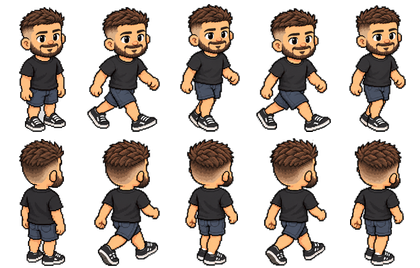
#> input picture planejamento/assets/bonecos/abreutz.webp, 420 x 268 px
$ python acertar-bonecos.py ../planejamento/assets/bonecos/abreutz.webp
#> lines starting #> are read from the running program, lines starting #| are printed output that depends on the picture
#> further down, im is the input picture: PIL image 420x268 RGBA; mean R, G, B, A 87.2, 76.4, 70.6, 107
"""
Acerta as folhas dos bonecos do K-FOFO (public/arte/bonecos/*.webp) para o andar não "pular" (05/11/2026).

As folhas geradas tinham três defeitos que apareciam com o boneco andando:
  1. a borda branca de adesivo em volta do boneco (fica um halo claro no piso);
  2. a cabeça muda de tamanho de um quadro para outro (o boneco "pulsa");
  3. a cabeça sobe e desce até 7% da altura entre os quadros (quique exagerado).

Para cada linha (frente / costas), o quadro parado é a referência: cada quadro do andar é redimensionado para a
cabeça ter a mesma largura, esticado/encolhido na vertical (no máximo 10%) para a cabeça ficar na mesma altura com
um balanço pequeno (um pouco mais baixa na passada aberta, um pouco mais alta no meio do passo), com o pé no chão e a
cabeça no mesmo eixo do parado. O parado só perde o halo.

  4. o fundo branco preso entre as pernas (fechado, não encosta no transparente): sai a mancha clara que começa
     entre a virilha e o tornozelo e tem pele de perna dos dois lados (camisa, tênis e chinelo brancos ficam).

Uso (precisa do Pillow): python3 scripts/acertar-bonecos.py public/arte/bonecos/*.webp
Nas folhas de poses (grade 4x4, célula 336x402), só a borda de adesivo, o halo e o vão: python3 scripts/acertar-bonecos.py --so-halo public/arte/bonecos/poses/*.webp
Só o vão entre as pernas, numa folha já acertada: --so-vaos (bonecos) ou --so-vaos-poses.
Rode só uma vez em cada folha nova (rodar de novo numa folha já acertada não muda quase nada, mas não precisa).
"""
import sys
from collections import deque
from PIL import Image

CW, CH = 252, 402  # célula na folha (3x as medidas do bonecos.json)
CHAO = 396  # linha do pé na célula
CABECA = 100  # linhas do topo do recorte que contam como cabeça
BALANCO = {1: 3, 2: -4, 3: 3, 4: -4}  # px (na folha) em relação ao topo do parado: passada aberta / meio do passo


def tira_halo(im: Image.Image) -> Image.Image:
    """Apaga, da borda para dentro (até 3 voltas), os pixels claros e sem cor que encostam no transparente."""
    im = im.copy()
    px = im.load()
    w, h = im.size
#> w = 420; h = 268
    for _ in range(3):
        apagar = []
        for y in range(h):
            for x in range(w):
                r, g, b, a = px[x, y]
                if a < 40:
                    continue
                claro = r + g + b >= 600 and max(r, g, b) - min(r, g, b) < 40
                if not claro:
                    continue
                if any(0 <= x + dx < w and 0 <= y + dy < h and px[x + dx, y + dy][3] < 40 for dx, dy in ((1, 0), (-1, 0), (0, 1), (0, -1))):
                    apagar.append((x, y))
        if not apagar:
            break
        for x, y in apagar:
            px[x, y] = (0, 0, 0, 0)
    # o que sobrou meio transparente e claro na borda também sai
    for y in range(h):
        for x in range(w):
            r, g, b, a = px[x, y]
            if 0 < a < 160 and r + g + b >= 560:
                px[x, y] = (0, 0, 0, 0)
    return im


# ---------- a borda de adesivo das poses ----------
def soma(p): return p[0]+p[1]+p[2]
def claro_puro(p): return p[3]>=40 and min(p[:3])>=236 and max(p[:3])-min(p[:3])<10
def preto(p): return p[3]>=40 and max(p[:3])<40
def escuro(p): return p[3]>=40 and soma(p)<450
# [33 lines left out: function tira_adesivo, not called in this run]

# ---------- o branco preso entre as pernas ----------
def claro_opaco(p): r,g,b,a=p; return a>100 and r+g+b>=630 and max(r,g,b)-min(r,g,b)<30
def pele(p):
    r,g,b,a=p
    return a>150 and r>170 and 100<g<215 and b<170 and r-b>60
# [11 lines left out: function pele_dos_lados, not called in this run]
def tira_vaos_celula(im, x0c, y0c, cw, ch):
    px=im.load(); W,H=im.size
    cel=im.crop((x0c,y0c,x0c+cw,y0c+ch)); bb=cel.split()[3].point(lambda v:255 if v>100 else 0).getbbox()
    if not bb: return 0
    fy0,fy1=y0c+bb[1],y0c+bb[3]; h=fy1-fy0
    visto=set(); n=0
    for y in range(y0c,y0c+ch):
        for x in range(x0c,x0c+cw):
            if (x,y) in visto or not claro_opaco(px[x,y]): continue
            comp=[]; q=deque([(x,y)]); visto.add((x,y))
            while q:
                cx,cy=q.popleft(); comp.append((cx,cy))
                for dx,dy in ((1,0),(-1,0),(0,1),(0,-1)):
                    nx,ny=cx+dx,cy+dy
                    if x0c<=nx<x0c+cw and y0c<=ny<y0c+ch and (nx,ny) not in visto and claro_opaco(px[nx,ny]):
                        visto.add((nx,ny)); q.append((nx,ny))
            top=min(c[1] for c in comp); bot=max(c[1] for c in comp)
            if len(comp)>=12 and fy0+0.62*h <= top <= fy1-0.105*h and pele_dos_lados(px, comp, x0c, cw) >= 0.3:
                for c in comp: px[c]=(0,0,0,0)
                n+=len(comp)
    return n
def tira_vaos(im: Image.Image, cw: int = CW, ch: int = CH) -> Image.Image:
#> called with cw = 252, ch = 402
    im=im.copy(); n=0
    for y in range(0,im.height,ch):
        for x in range(0,im.width,cw): n+=tira_vaos_celula(im,x,y,cw,ch)
#> this loop made 1 pass
#> pass 1, in tira_vaos_celula, `cel = im.crop((x0c, y0c, x0c + cw, y0c + ch))`:
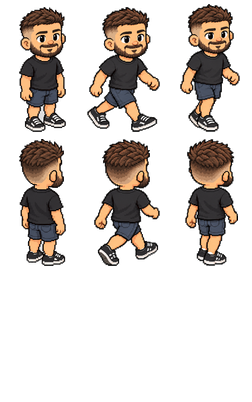
#> cel: PIL image 252x402 RGBA; mean R, G, B, A 52.2, 45.1, 41.4, 70.6; transparent parts drawn white
    return im

# [12 lines left out: function medir, not called in this run]


def acertar(caminho: str):
    folha = tira_vaos(tira_halo(Image.open(caminho).convert("RGBA")))
    nova = Image.new("RGBA", folha.size, (0, 0, 0, 0))
    for linha in range(2):
        celula = lambda c: folha.crop((c * CW, linha * CH, (c + 1) * CW, (linha + 1) * CH))
        parado = celula(0)
        nova.alpha_composite(parado, (0, linha * CH))
        t0, l0, cx0 = medir(parado)
        for c in range(1, 5):
            cel = celula(c)
            t, l, cx = medir(cel)
            bb = cel.getbbox()
            recorte = cel.crop(bb)
            s = max(0.94, min(1.06, l0 / l)) if abs(l0 / l - 1) > 0.04 else 1.0
            alvo_topo = t0 + BALANCO[c]
            alto = (CHAO - bb[1]) * s  # altura até o pé depois de igualar a cabeça
            v = max(0.9, min(1.1, (CHAO - alvo_topo) / alto))
            larg = round(recorte.width * s)
            alt = round(recorte.height * s * v)
            recorte = recorte.resize((larg, alt), Image.LANCZOS)
            # o pé (CHAO) continua no chão; a cabeça no mesmo eixo do parado
            y = round(CHAO - (CHAO - bb[1]) * s * v)
            x = round(cx0 - (cx - bb[0]) * s)
            quadro = Image.new("RGBA", (CW, CH), (0, 0, 0, 0))
            quadro.alpha_composite(recorte, (max(0, x), max(0, y)))
            nova.alpha_composite(quadro, (c * CW, linha * CH))
    nova.save(caminho, "WEBP", quality=92, method=6)
    print("ok", caminho)


if __name__ == "__main__":
    modo = next((m for m in ("--so-halo", "--so-vaos", "--so-vaos-poses") if m in sys.argv), None)
    for c in sys.argv[1:]:
        if c.startswith("--"):
            continue
        im = Image.open(c).convert("RGBA")
        if modo == "--so-halo":
            im = tira_vaos(tira_halo(tira_adesivo(im)), 336, 402)
        elif modo == "--so-vaos":
            im = tira_vaos(im)
        elif modo == "--so-vaos-poses":
            im = tira_vaos(im, 336, 402)
        else:
#> (the run stopped early here; a loop or call above may not have finished)
